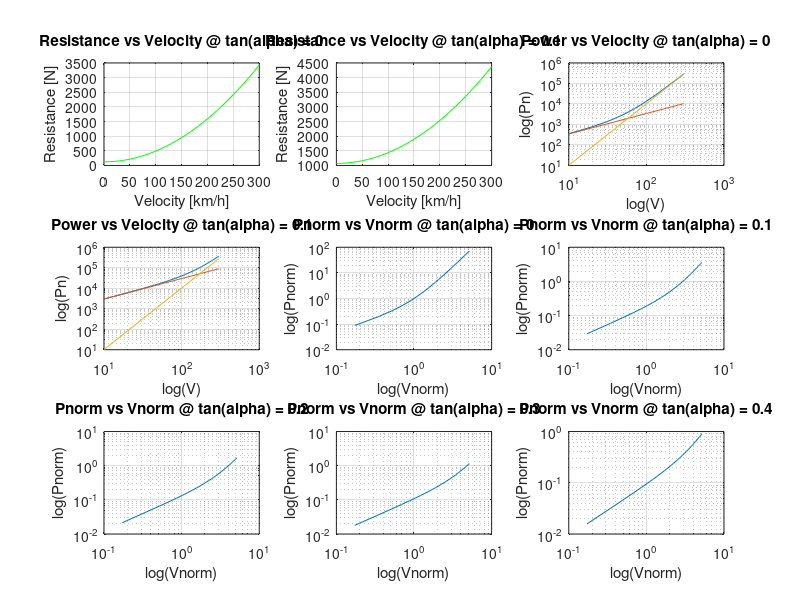
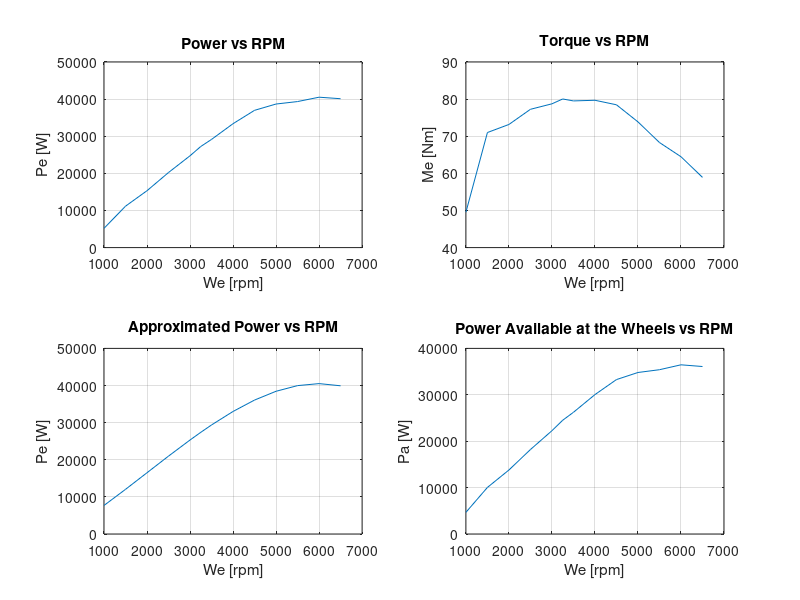
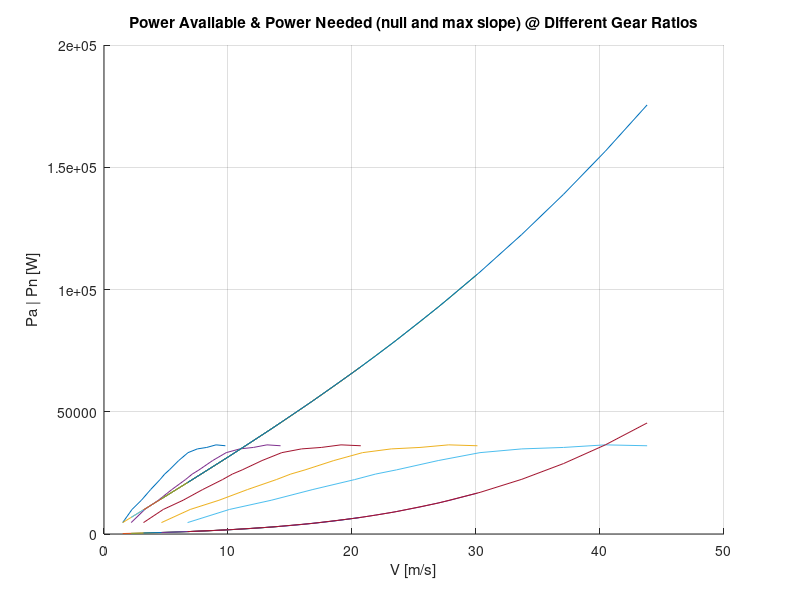

Source code (MATLAB) for these figures, in order:
clear all
clc

% Define Given Constants
Cx = .35; %[-]
S = 1.82; %[m^2]
m = 970; %[kg]
Vcil = 1040; %[cm^3]
Tf = .281; %[-]
wmin = 850; %[rpm]
efficiencyt = .9; %[-]
l = 2.3; %[m]
a = 1.15; %[m]
hG = .5; %[m]
wheel_indication = '155/65R13';
R0 = 13*25.4/2 + .65*155; %[mm]
Re = .98*R0*10^-3; % [m]
N = 5; %[-]
ts = 1; %[s]
Je = .08; %[kg.m^2]
Jw = 1.6; %[kg.m^2]
g = 9.81; % [m/s^2]
ro = 1.3; %[kg/m^2]
alpha = atan(0:0.1:0.4); %[-]
f0 = .013; %[-]
K = 6.51*10^-6; %[s^2/m^2] 

% Take Artbitrary Velocity Interval
vKm = 0:10:300; %[km/h]
vm = (vKm./3.6); %[m/s]

% Part 1

% Declare All Vectors/Matrices As Zeros
A = zeros(5, 1);
B = zeros(5, 1);
R = zeros(5, 31);
Pn = zeros(5, 31);
Pnorm = zeros(5, 31);
Pcar = zeros(5, 1);
Vcar = zeros(5, 1);
Av = zeros(5, 31);
Bv3 = zeros(5, 31);

% Calculate A, B, Vcar, Pcar, R, Av, Bv^3, Pn, Pnorm and Vnorm at 5
% different inclinations
for i = 1:5
    A(i) = m*g*(f0*cos(alpha(i)) + sin(alpha(i))); %[N]
    B(i) = m*g*K*cos(alpha(i)) + 0.5*ro*S*Cx; %[kg/m]

    Vcar(i) = sqrt(A(1)/B(1)); %[m/s]
    Pcar(i) = 2*A(i)*sqrt(A(i)/B(i)); %[W]
        
    for j = 1:31
        R(i, j) = A(i) + B(i)*(vm(j)^2); %[N]
        Av(i, j) = A(i)*vm(j); %[W]
        Bv3(i, j) = B(i)*vm(j)^3; %[W]
        Pn(i, j) = Av(i, j) + Bv3(i, j); %[W]
        Pnorm(i, j) = Pn(i, j)/Pcar(i); %[-]
    end

    Vnorm = vm/Vcar(i); %[-]
    
end

% Plot The Required Graphs In Part I
figure; hold on;

for i = 1:2
    subplot(3, 3, i);
    plot(vKm, R(i, 1:31), 'g');
    xlabel('Velocity [km/h]');
    ylabel('Resistance [N]');
    title(['Resistance vs Velocity @ tan(alpha) = ', num2str(tan(alpha(i)))]);
    grid on;
end

for i = 1:2
    subplot(3, 3, i+2);
    loglog(vKm, Pn(i, 1:31)); hold on;
    loglog(vKm, Av(i, 1:31));
    loglog(vKm, Bv3(i, 1:31));
    xlabel('log(V)');
    ylabel('log(Pn)');
    title(['Power vs Velocity @ tan(alpha) = ', num2str(tan(alpha(i)))]);
    grid on;
end

for i = 1:5
    subplot(3, 3, i+4);
    loglog(Vnorm, Pnorm(i, 1:31));
    xlabel('log(Vnorm)');
    ylabel('log(Pnorm)');
    title(['Pnorm vs Vnorm @ tan(alpha) = ', num2str(tan(alpha(i)))]);
    grid on;
end

% Part 2

% Define RPM and MEP As Given In Engine Map
werpm = [1000, 1500, 2000, 2500, 3000, 3250, 3500, 4000, 4500, 5000, 5500, 6000, 6500]; %[rpm]
we = (2*pi/60).*werpm; %[rad/s]
mep = [5.985, 8.5785, 8.841, 9.3345, 9.513, 9.6705, 9.6075, 9.6285, 9.4815, 8.9250, 8.2530, 7.791, 7.119]; %[bar]

% Using a four stroke engine
k = .5;

% Declare Pe And Me Vectors As Zeros
Pe = zeros(13, 1);
Me = zeros(13, 1);

% Calculate Pe And Me At Different Engine Rotational Speed
for i = 1:13
   Pe(i) =  .1*k*mep(i)*Vcil*we(i)/(2*pi); % [W]
   Me(i) = Pe(i)/we(i); % [Nm]
end

% Plot The Required Graphs In Part II
figure; hold on;
subplot(2, 2, 1);
plot(werpm, Pe);
xlabel('We [rpm]');
ylabel('Pe [W]');
title('Power vs RPM');
grid on;
subplot(2, 2, 2);
plot(werpm, Me);
xlabel('We [rpm]');
ylabel('Me [Nm]');
title('Torque vs RPM');
grid on;

% Obtain Maximum Power And Corresponding We
[Pmax, imax] = max(Pe); % [W]
wemax = we(imax); % [rad/s]

% Declare Summation Terms And Approximated Power As Zeros Vectors
Pi = zeros(3, 1);
Peapp = zeros(13, 1);

% Calculate The Terms Of The Summation
for i = 1:3
    Pi(i) = Pmax/(wemax^i);
end
Pi(3) = -Pi(3);

% Calculate The Approximated Value Of The Power
for i= 1:13
    for j = 1:3
       Peapp(i) = Peapp(i) + Pi(j)*we(i)^j; % [W]
    end
end

% Plot The Graph Of The Approximated Value
subplot(2, 2, 3);
plot(werpm, Peapp);
xlabel('We [rpm]');
ylabel('Pe [W]');
title('Approximated Power vs RPM');
grid on;

% Calculate The Power Available At The Wheels
Pa = zeros(13, 1);
Paapp = zeros(13, 1);
for i = 1:13
   Pa(i) = efficiencyt*Pe(i); % [W]
   Paapp(i) = efficiencyt*Peapp(i); % [W]
end

% Plot The Graph Of Power Available At The Wheels
subplot(2, 2, 4);
plot(werpm, Pa);
xlabel('We [rpm]');
ylabel('Pa [W]');
title('Power Available at the Wheels vs RPM');
grid on;

% Part 3

% Calculate Maximum Speed Vehicle Can Reach
Pamax = max(Pa);
Astar = power(Pamax/(2*B(1)), 1/3);
Bstar = sqrt(1+(4*A(1)^3/(27*(Pamax^2)*B(1))));
Vmax = Astar*(power(Bstar+1, 1/3)-power(Bstar-1, 1/3)); % [m/s]

% Calculate Gear Ratios
Tgtop = Vmax/(Tf*Re*wemax); %[-]
alphamax = atan(.33); %[-]
Tgbottom = Me(1)*efficiencyt/(Tf*Re*m*g*(f0*cos(alphamax)+sin(alphamax))); %[-]
Tgi = zeros(5, 1);
Tgi(1) = Tgbottom;
Tgi(5) = Tgtop;
for i = 2:4
   Tgi(i) = Tgi(i-1)*power((Tgtop/Tgbottom), 1/(N-1)); %[-] 
end

% Calculate Vehicle Speed According To We And Gear Ratios
Vw = zeros(5, 13);
for i = 1:5
   for j = 1:13
       Vw(i, j) = we(j)*Tf*Tgi(i)*Re; % [m/s]
   end
end

Avw = zeros(5, 13, 2);
Bvw3 = zeros(5, 13, 2);

for i = 1:5
    for j = 1:13
        Avw(i, j, 1) = A(1)*Vw(i, j);
        Bvw3(i, j, 1) = B(1)*Vw(i, j)^3;
    end
end

Aw = m*g*(f0*cos(alphamax) + sin(alphamax)); %[N]
Bw = m*g*K*cos(alphamax) + .5*ro*S*Cx; %[kg/m]

for i = 1:5
    for j = 1:13
        Avw(i, j, 2) = Aw*Vw(i, j);
        Bvw3(i, j, 2) = Bw*Vw(i, j)^3;
    end
end

Pnw = zeros(5, 13, 2);
for i = 1:2
   for j = 1:5
       for k = 1:13
            Pnw(j, k, i) = Avw(j, k, i) + Bvw3(j, k, i); 
       end
   end
end

figure;  hold on;
for i = 1:5
    plot(Vw(i, 1:13), Pa, Vw(i, 1:13), Pnw(i, 1:13, 1), Vw(i, 1:13), Pnw(i, 1:13, 2));
end
xlabel('V [m/s]');
ylabel('Pa | Pn [W]');
title('Power Available & Power Needed (null and max slope) @ Different Gear Ratios');

grid on;
